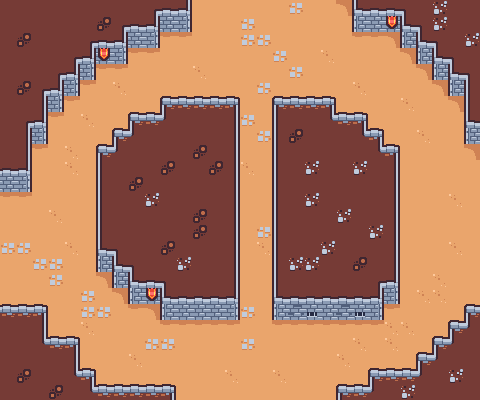

A 2D game scene composited from a Tiled map and its tileset images. What follows is a short description and the map's XML, with every tile layer's data as written:
An orthogonal 30x25 tile map with 16x16 px tiles, 2 tile layers (Ground, Decorations) and 39 objects (2x boon_spawn, player_spawn).

<map version="1.10" tiledversion="1.11.0" orientation="orthogonal" renderorder="right-down" width="30" height="25" tilewidth="16" tileheight="16" infinite="0" nextlayerid="5" nextobjectid="44">
 <tileset firstgid="1" source="sampleSheet.tsx" />
 <layer id="1" name="Ground" width="30" height="25">
  <data encoding="csv">
1,1,1,1,1,1,1,1,1,2,3,18,49,49,49,49,49,49,49,49,49,49,17,3,3,4,1,25,1,1,
1,1,1,1,1,1,13,2,3,18,41,60,49,49,49,49,49,49,49,49,49,49,58,41,30,17,4,25,1,1,
1,13,1,1,1,2,3,18,41,60,49,49,49,49,49,49,49,49,49,49,49,49,49,49,49,58,17,4,1,25,
1,1,1,1,2,18,30,60,49,49,49,49,49,49,49,49,49,49,49,49,49,49,49,49,49,49,58,17,4,1,
1,1,1,2,18,60,49,49,49,49,49,49,49,49,49,49,49,49,49,49,49,49,49,49,49,49,49,58,17,4,
1,13,2,18,60,49,49,49,49,49,49,49,49,49,49,49,49,49,49,49,49,49,49,49,49,49,49,49,58,16,
1,1,14,60,49,49,49,49,49,49,5,27,27,27,6,49,49,5,27,27,6,49,49,49,49,49,49,49,49,16,
1,2,18,49,49,49,49,49,5,27,28,1,1,1,14,49,49,16,1,1,26,27,6,49,49,49,49,49,49,17,
1,14,60,49,49,49,49,5,28,1,1,1,1,1,14,49,49,16,13,1,1,1,26,6,49,49,49,49,49,58,
1,14,49,49,49,49,5,28,1,1,1,1,13,1,14,49,49,16,1,1,1,1,1,26,6,49,49,49,49,49,
3,18,49,49,49,49,16,1,1,1,13,1,1,13,14,49,49,16,1,25,1,1,25,1,14,49,49,49,49,49,
41,60,49,49,49,49,16,1,13,1,1,1,1,1,14,49,49,16,1,1,1,1,1,1,14,49,49,49,49,49,
49,49,49,49,49,49,16,1,1,25,1,1,1,1,14,49,49,16,1,25,1,1,1,1,14,49,49,49,49,49,
49,49,49,49,49,49,16,1,1,1,1,1,13,1,14,49,49,16,1,1,1,25,1,1,14,49,49,49,49,49,
49,49,49,49,49,49,16,1,1,1,1,1,13,1,14,49,49,16,1,1,1,1,1,25,14,49,49,49,49,49,
49,49,49,49,49,49,17,4,1,1,13,1,1,1,14,49,49,16,1,1,25,1,1,1,14,49,49,49,49,49,
49,49,49,49,49,49,58,17,4,1,1,25,1,1,14,49,49,16,25,25,1,1,13,1,14,49,49,49,49,49,
49,49,49,49,49,49,49,58,17,3,4,1,1,1,14,49,49,16,1,1,1,1,1,2,18,49,49,49,49,49,
49,49,49,49,49,49,49,49,58,30,17,3,3,3,18,49,49,17,3,3,3,3,3,18,60,49,49,49,49,49,
27,27,6,49,49,49,49,49,49,49,58,41,41,41,60,49,49,58,15,29,41,15,29,60,49,49,49,49,49,5,
1,1,14,49,49,49,49,49,49,49,49,49,49,49,49,49,49,49,49,49,49,49,49,49,49,49,49,49,5,28,
1,1,26,27,6,49,49,49,49,49,49,49,49,49,49,49,49,49,49,49,49,49,49,49,49,49,49,5,28,1,
1,1,1,1,14,49,49,49,49,49,49,49,49,49,49,49,49,49,49,49,49,49,49,49,49,49,5,28,1,1,
1,13,1,1,26,6,49,49,49,49,49,49,49,49,49,49,49,49,49,49,49,49,49,5,27,27,28,1,25,1,
1,1,1,13,1,26,27,27,27,27,6,49,49,49,49,49,49,49,49,49,49,5,27,28,1,25,1,1,1,1
</data>
 </layer>
 <layer id="4" name="Decorations" width="30" height="25">
  <data encoding="csv">
0,0,0,0,0,0,0,0,0,0,0,0,0,0,0,0,0,0,43,0,0,53,0,0,0,0,0,0,0,0,
0,0,0,0,0,0,0,0,0,0,0,0,0,0,0,43,0,0,0,0,0,0,0,0,0,0,0,0,0,0,
0,0,0,0,0,0,0,0,0,0,51,51,0,0,0,43,43,0,0,0,0,0,51,51,53,0,0,0,0,0,
0,0,0,0,0,0,0,0,51,51,0,0,0,0,0,0,0,43,0,0,50,0,0,0,0,53,0,0,0,0,
0,0,0,0,0,0,51,51,0,0,0,0,50,0,0,0,0,0,43,0,0,0,0,0,0,0,53,0,0,0,
0,0,0,0,0,51,0,50,0,0,0,0,0,0,0,0,43,0,0,0,0,0,50,0,0,0,0,53,0,0,
0,0,0,0,51,0,0,0,0,0,0,0,0,0,0,0,0,0,0,0,0,0,0,0,0,50,0,0,53,0,
0,0,0,51,0,50,0,0,0,0,0,0,0,0,0,43,0,0,0,0,0,0,0,0,0,0,0,0,0,0,
0,0,0,0,0,0,0,0,0,0,0,0,0,0,0,0,43,0,0,0,0,0,0,0,0,0,50,0,0,0,
0,0,51,0,50,0,0,0,0,0,0,0,0,0,0,0,0,0,0,0,0,0,0,0,0,0,0,0,0,53,
0,0,0,0,50,0,0,0,0,0,0,0,0,0,0,50,0,0,0,0,0,0,0,0,0,0,0,0,0,0,
0,0,0,0,0,0,0,0,0,0,0,0,0,0,0,0,0,0,0,0,0,0,0,0,0,0,0,0,0,0,
51,51,0,0,0,0,0,0,0,0,0,0,0,0,0,0,0,0,0,0,0,0,0,0,0,0,0,0,50,0,
0,0,0,50,0,0,0,0,0,0,0,0,0,0,0,0,0,0,0,0,0,0,0,0,0,0,0,0,0,0,
0,0,0,0,0,0,0,0,0,0,0,0,0,0,0,0,43,0,0,0,0,0,0,0,0,0,0,0,0,0,
43,43,0,0,50,0,0,0,0,0,0,0,0,0,0,0,50,0,0,0,0,0,0,0,0,0,0,0,50,0,
0,0,43,43,0,0,0,0,0,0,0,0,0,0,0,0,0,0,0,0,0,0,0,0,0,0,0,0,0,0,
0,0,0,43,0,0,53,0,0,0,0,0,0,0,0,0,0,0,0,0,0,0,0,0,0,0,0,50,0,0,
0,0,0,0,0,43,0,53,0,0,0,0,0,0,0,0,0,0,0,0,0,0,0,0,0,0,50,50,0,0,
0,0,0,0,0,43,43,0,51,53,0,0,0,0,0,43,0,0,0,0,0,0,0,0,51,0,0,0,0,0,
0,0,0,0,0,50,0,0,0,0,51,51,51,51,51,0,0,51,51,51,51,51,51,51,50,50,0,0,0,0,
0,0,0,0,0,0,0,0,0,43,43,0,0,0,0,43,0,0,0,0,0,0,50,0,50,0,0,0,0,0,
0,0,0,0,0,0,0,0,50,0,0,0,0,0,0,0,0,0,0,0,0,50,0,0,0,0,0,0,0,0,
0,0,0,0,0,0,0,0,0,0,0,0,0,0,50,0,0,50,0,0,0,0,0,0,0,0,0,0,0,0,
0,0,0,0,0,0,0,0,0,0,0,0,0,0,0,0,0,0,0,0,0,0,0,0,0,0,0,0,0,0
</data>
 </layer>
 <objectgroup id="2" name="Misc">
  <object id="1" name="player_spawn" x="254.5" y="207">
   <point />
  </object>
  <object id="2" name="boon_spawn" x="256" y="117">
   <point />
  </object>
  <object id="3" name="boon_spawn" x="255.5" y="295.5">
   <point />
  </object>
 </objectgroup>
 <objectgroup id="3" name="Collision">
  <object id="4" x="160" y="96" width="80" height="208" />
  <object id="5" x="128" y="112" width="32" height="176" />
  <object id="6" x="112" y="128" width="16" height="144" />
  <object id="7" x="96" y="144" width="16" height="112" />
  <object id="8" x="272" y="96" width="64" height="208" />
  <object id="9" x="336" y="112" width="32" height="192" />
  <object id="10" x="368" y="128" width="16" height="176" />
  <object id="11" x="384" y="144" width="16" height="144" />
  <object id="12" x="0" y="304" width="48" height="96" />
  <object id="13" x="48" y="336" width="32" height="64" />
  <object id="14" x="80" y="368" width="16" height="32" />
  <object id="15" x="96" y="384" width="80" height="16" />
  <object id="16" x="0" y="0" width="32" height="176" />
  <object id="17" x="32" y="0" width="16" height="128" />
  <object id="20" x="48" y="0" width="16" height="96" />
  <object id="21" x="64" y="0" width="16" height="80" />
  <object id="23" x="80" y="0" width="16" height="64" />
  <object id="24" x="96" y="0" width="32" height="48" />
  <object id="25" x="128" y="0" width="32" height="32" />
  <object id="26" x="160" y="0" width="32" height="16" />
  <object id="27" x="352" y="0" width="48" height="16" />
  <object id="28" x="400" y="0" width="16" height="32" />
  <object id="29" x="416" y="0" width="64" height="48" />
  <object id="30" x="432" y="48" width="48" height="16" />
  <object id="31" x="448" y="64" width="32" height="16" />
  <object id="32" x="464" y="80" width="16" height="48" />
  <object id="33" x="464" y="304" width="16" height="96" />
  <object id="34" x="448" y="320" width="16" height="80" />
  <object id="35" x="336" y="384" width="112" height="16" />
  <object id="36" x="368" y="368" width="80" height="16" />
  <object id="37" x="416" y="352" width="32" height="16" />
  <object id="38" x="432" y="336" width="16" height="16" />
  <object id="39" x="-16" y="176" width="16" height="128" />
  <object id="40" x="176" y="400" width="160" height="16" />
  <object id="41" x="480" y="128" width="16" height="176" />
  <object id="43" x="192" y="-16" width="160" height="16" />
 </objectgroup>
</map>
